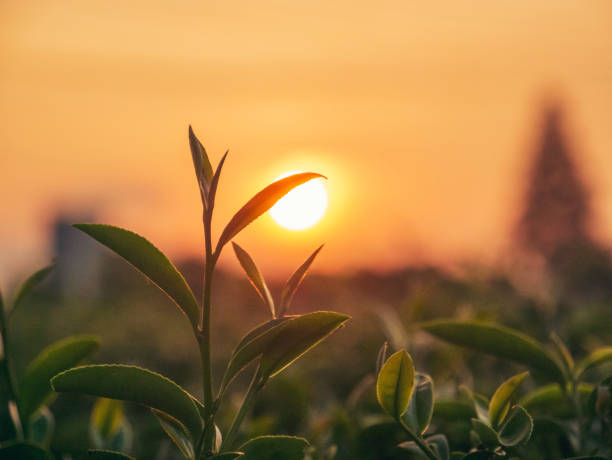
#> input picture ashi.jpg, 612 x 460 px
$ python lesson11-erosion.py
#> lines starting #> are read from the running program, lines starting #| are printed output that depends on the picture; after the words box and inside, x2 and y2 are one past the last pixel; in counts of white or black regions, pixels touching at a corner belong together
import cv2
import numpy as np

img = cv2.imread("ashi.jpg", 0)
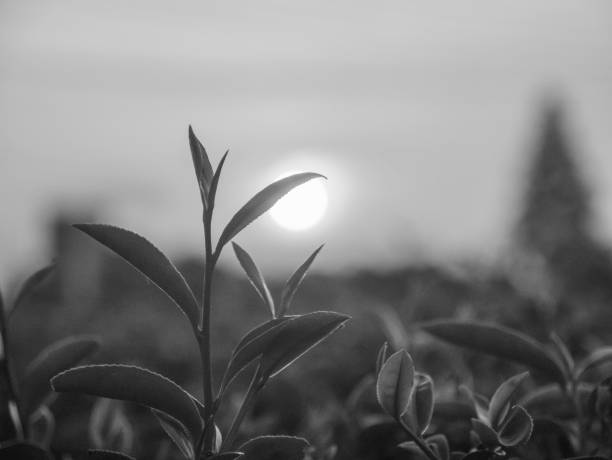
#> img: shape (460, 612); min 11, max 255, mean 128.5

if img is None:
    print("Image not found")
    exit()

_, thresh = cv2.threshold(img, 120, 255, cv2.THRESH_BINARY)
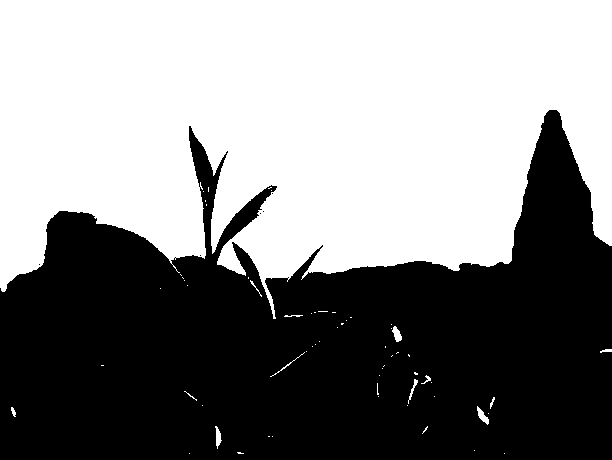
#> thresh: shape (460, 612); 52.4% white; 6 black regions (5 under 20 px), largest, box (x1, y1, x2, y2) and area: (0, 110, 612, 460) 134032

kernel = np.ones((5,5), np.uint8)

# Erosion
erode = cv2.erode(thresh, kernel, iterations=1)
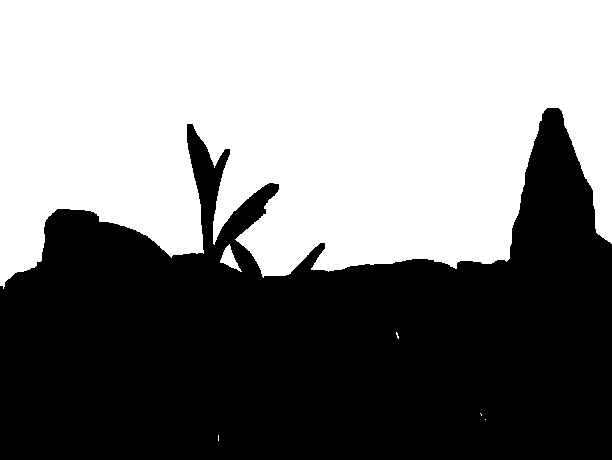
#> erode: shape (460, 612); 50.7% white; 1 black region, box (x1, y1, x2, y2) and area: (0, 108, 612, 460) 138859

cv2.imshow("Original", thresh)
cv2.imshow("Erosion", erode)

cv2.waitKey(0)
cv2.destroyAllWindows()

$ run again, with amit.jpeg copied over ashi.jpg
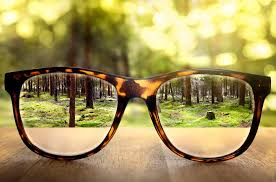
#> input picture amit.jpeg, 276 x 182 px
#> `_, thresh = cv2.threshold(img, 120, 255, cv2.THRESH_BINARY)`:
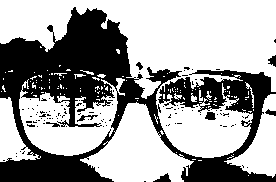
#> thresh: shape (182, 276); 62.9% white; 111 black regions (103 under 20 px), largest, box (x1, y1, x2, y2) and area: (0, 7, 276, 182) 17951, (153, 173, 171, 182) 83, (205, 112, 216, 120) 68
#> `erode = cv2.erode(thresh, kernel, iterations=1)`:
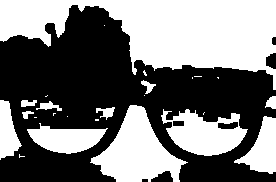
#> erode: shape (182, 276); 46.7% white; 25 white regions (13 under 20 px), largest, box (x1, y1, x2, y2) and area: (0, 0, 276, 90) 13113, (90, 105, 188, 182) 3766, (161, 109, 248, 156) 2396
